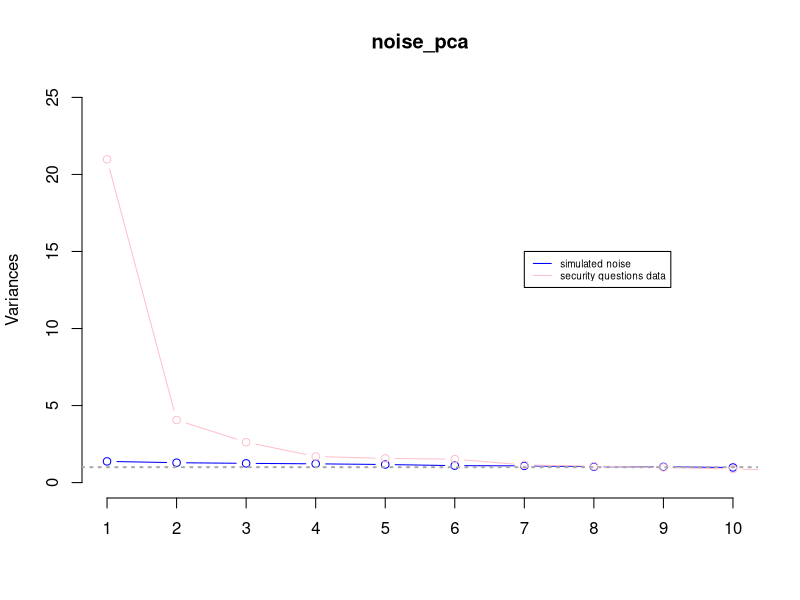
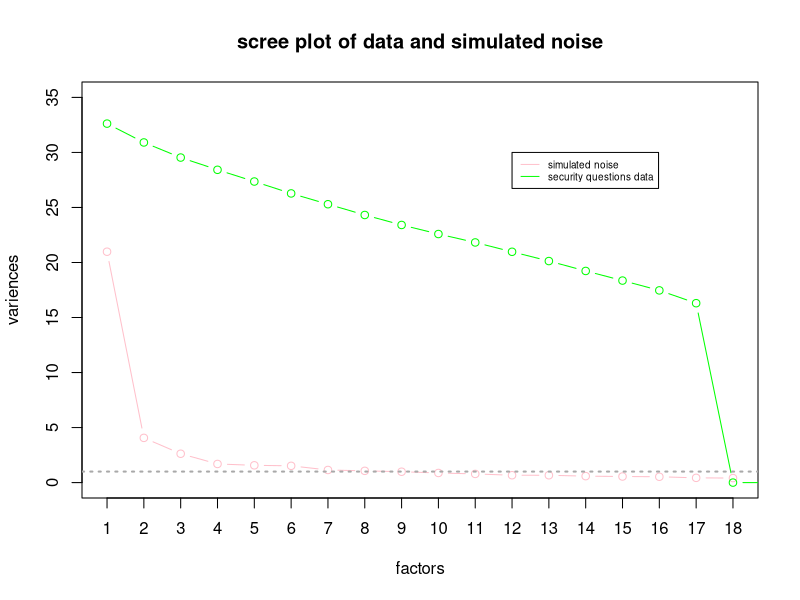
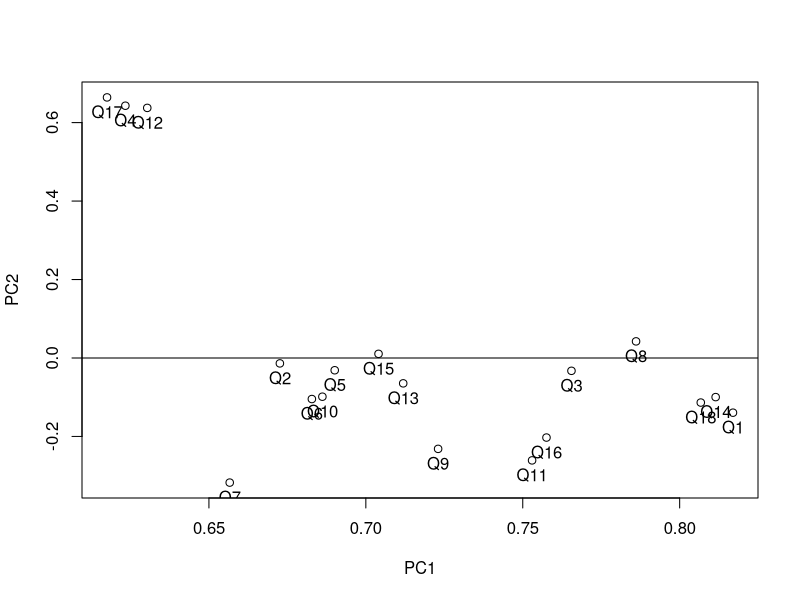

The R source for these figures, in order:
## ---- chunk 1
security_questions <- read.csv("./security_questions.csv")
sq_pca <- prcomp(security_questions)
## ---- chunk 2
var_sq_pca<-sq_pca$sdev^2
noise<-data.frame(replicate(ncol(security_questions),rnorm(nrow(security_questions))))
eigen(cor(noise))$values|>round(2)
noise_pca<-prcomp(noise,scale. = TRUE)
screeplot(noise_pca, type="lines", col="blue" , ylim=c(0,25))
lines(var_sq_pca, type="b", col="pink")
abline(h=1, lty="dotted", col="darkgray", lwd=2)
legend(7, 15, legend = c("simulated noise", "security questions data"),
       , lty = 1, col = c("blue", "pink"), cex = 0.6)
## ---- chunk 3
sim_noise_ev<-function(n, p) {
  noise<-data.frame(replicate(p, rnorm(n)))
  eigen(cor(noise))$values|>round(2)
}
evalues_noise<-replicate(100, sim_noise_ev(ncol(security_questions), nrow(security_questions)))
evalues_mean<-apply(evalues_noise, 1, mean)
plot(var_sq_pca, type="b", col="pink", xaxt = 'n'
    , ylim=c(0,35), xlim=c(1,18), xlab="factors", ylab="variences"
    , main="scree plot of data and simulated noise")
axis(1, at = 1:18)
lines(evalues_mean, type="b", col="green")
abline(h=1, lty="dotted", col="darkgray", lwd=2)
legend(12, 30, legend = c("simulated noise", "security questions data")
       , lty = 1, col = c("pink", "green"), cex = 0.6)
## ---- chunk 4
install.packages("psych",repos = "http://cran.us.r-project.org")
library(psych)
## ---- chunk 5
sq_principal<-principal(security_questions, nfactor=3, rotate="none", scores=TRUE)
sq_principal
## ---- chunk 6
sq_eigen <- eigen(cor(security_questions))
sq_eigen$values[1:3]/sum(sq_eigen$values)
## ---- chunk 7
plot(sq_principal$loadings)
text(sq_principal$loadings, pos=1, labels=rownames(sq_principal$loadings))
abline(h=0, v=0)
## ---- chunk 8
sq__pca_rot<-principal(security_questions, nfactor=3, rotate="varimax", scores=TRUE)
sq__pca_rot
## ---- chunk 9
sq__pca_rot<-principal(security_questions, nfactor=2, rotate="varimax", scores=TRUE)
sq__pca_rot
